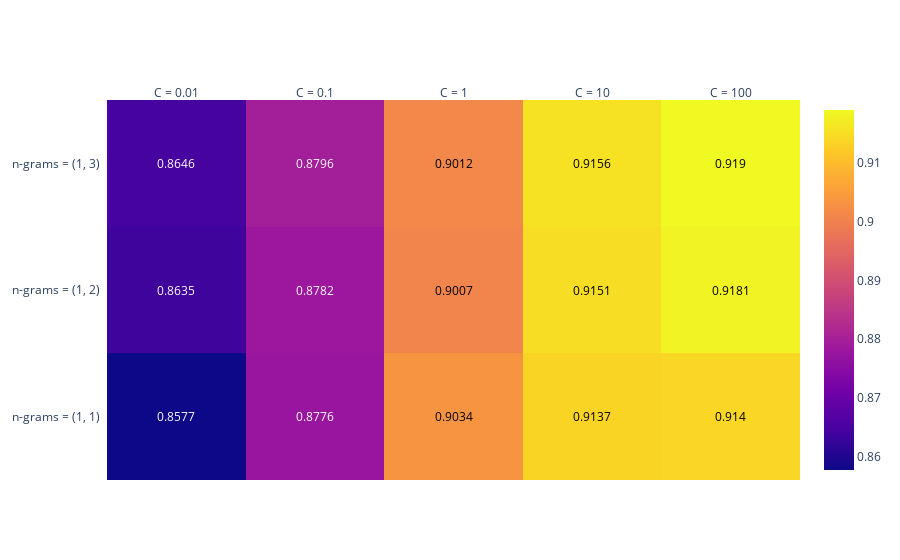

Write notebook code for a chart like this one.
### Code cell
import plotly.express as px
import plotly.figure_factory as ff
import numpy as np

# extract scores from grid_search
scores = grid_search.cv_results_['mean_test_score'].reshape(-1, 3).T
print(scores)
ordered_scores = [scores[0],scores[2],scores[1]]
print(ordered_scores)
s_text = np.around(ordered_scores, decimals=4) # Only show rounded value (full value on hover)


# visualize heat map
fig = ff.create_annotated_heatmap(s_text, showscale=True,
               y = ['n-grams = (1, 1)','n-grams = (1, 2)', 'n-grams = (1, 3)'], 
                                  x = ['C = 0.01','C = 0.1','C = 1','C = 10','C = 100'])

#fig = px.imshow(ordered_scores, labels = dict(y = 'N-Gram Value', x = 'C Value', color = 'Accuracy(%)'),
 #               y = ['(1, 1)','(1, 2)', '(1, 3)'], x = ['C=0.01','C-0.1','C=1','C=100','C=10'])
fig.show()

### Figure 1 — Plotly figure (JSON) as saved in the notebook; plotly's stock layout.template omitted (floating-point values rounded to 4 significant figures)
{"data": [{"colorscale": [[0, "#0d0887"], [0.1111, "#46039f"], [0.2222, "#7201a8"], [0.3333, "#9c179e"], [0.4444, "#bd3786"], [0.5556, "#d8576b"], [0.6667, "#ed7953"], [0.7778, "#fb9f3a"], [0.8889, "#fdca26"], [1, "#f0f921"]], "reversescale": false, "showscale": true, "type": "heatmap", "x": ["C = 0.01", "C = 0.1", "C = 1", "C = 10", "C = 100"], "y": ["n-grams = (1, 1)", "n-grams = (1, 2)", "n-grams = (1, 3)"], "z": [[0.8577, 0.8776, 0.9034, 0.9137, 0.914], [0.8635, 0.8782, 0.9007, 0.9151, 0.9181], [0.8646, 0.8796, 0.9012, 0.9156, 0.919]]}], "layout": {"annotations": [{"font": {"color": "#FFFFFF"}, "showarrow": false, "text": "0.8577", "x": "C = 0.01", "xref": "x", "y": "n-grams = (1, 1)", "yref": "y"}, {"font": {"color": "#FFFFFF"}, "showarrow": false, "text": "0.8776", "x": "C = 0.1", "xref": "x", "y": "n-grams = (1, 1)", "yref": "y"}, {"font": {"color": "#000000"}, "showarrow": false, "text": "0.9034", "x": "C = 1", "xref": "x", "y": "n-grams = (1, 1)", "yref": "y"}, {"font": {"color": "#000000"}, "showarrow": false, "text": "0.9137", "x": "C = 10", "xref": "x", "y": "n-grams = (1, 1)", "yref": "y"}, {"font": {"color": "#000000"}, "showarrow": false, "text": "0.914", "x": "C = 100", "xref": "x", "y": "n-grams = (1, 1)", "yref": "y"}, {"font": {"color": "#FFFFFF"}, "showarrow": false, "text": "0.8635", "x": "C = 0.01", "xref": "x", "y": "n-grams = (1, 2)", "yref": "y"}, {"font": {"color": "#FFFFFF"}, "showarrow": false, "text": "0.8782", "x": "C = 0.1", "xref": "x", "y": "n-grams = (1, 2)", "yref": "y"}, {"font": {"color": "#000000"}, "showarrow": false, "text": "0.9007", "x": "C = 1", "xref": "x", "y": "n-grams = (1, 2)", "yref": "y"}, {"font": {"color": "#000000"}, "showarrow": false, "text": "0.9151", "x": "C = 10", "xref": "x", "y": "n-grams = (1, 2)", "yref": "y"}, {"font": {"color": "#000000"}, "showarrow": false, "text": "0.9181", "x": "C = 100", "xref": "x", "y": "n-grams = (1, 2)", "yref": "y"}, {"font": {"color": "#FFFFFF"}, "showarrow": false, "text": "0.8646", "x": "C = 0.01", "xref": "x", "y": "n-grams = (1, 3)", "yref": "y"}, {"font": {"color": "#FFFFFF"}, "showarrow": false, "text": "0.8796", "x": "C = 0.1", "xref": "x", "y": "n-grams = (1, 3)", "yref": "y"}, {"font": {"color": "#000000"}, "showarrow": false, "text": "0.9012", "x": "C = 1", "xref": "x", "y": "n-grams = (1, 3)", "yref": "y"}, {"font": {"color": "#000000"}, "showarrow": false, "text": "0.9156", "x": "C = 10", "xref": "x", "y": "n-grams = (1, 3)", "yref": "y"}, {"font": {"color": "#000000"}, "showarrow": false, "text": "0.919", "x": "C = 100", "xref": "x", "y": "n-grams = (1, 3)", "yref": "y"}], "xaxis": {"dtick": 1, "gridcolor": "rgb(0, 0, 0)", "side": "top", "ticks": ""}, "yaxis": {"dtick": 1, "ticks": "", "ticksuffix": "  "}}}
